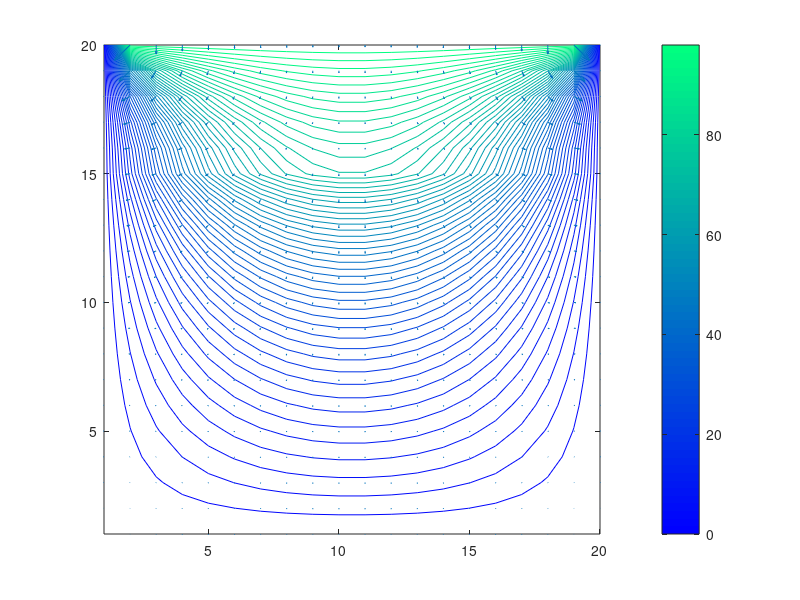

This chart was generated by the following MATLAB code: (Note: this script raises an error after producing the figure.)
%%
close all; clear; clc

%% initialization
% electrode potentials
V_0 = 100;
V_gnd = 0;
% permittivities
eps_r1 = 1;
eps_r2 = 4;
eps_av = (eps_r1+eps_r2)/2;
% grid
N_x = 20;
N_y = N_x;
N_if = round(3*N_x/4);

% potential initialization
V = zeros(N_y,N_x);
V(1,:) = V_gnd;
V(N_x,:) = V_0;
V(:,1) = V_gnd;
V(:,N_y) = V_gnd; 
for i = 2:N_y-1
    for j = 2:N_x-1
        V(i,j) = 0;
    end
end
    
%% Solution of the trough problem using Successive over Relaxation (SOR) method
% update potencial values at free nodes
% SOR coefficient omega is choosen from the interval <1;2)
omega = 1.5;
% desired precision threshold
treshold = 0.001;
Rmax = V_0;
itnumber = 0;
R = zeros(N_y,N_x);
while Rmax > treshold
    for i = 2:N_y-1
        for j = 2:N_x-1
             if i == N_if   % interface
                 R(i,j) = ( ...
                    eps_r1*V(i-1,j) + ...
                    eps_r2*V(i+1,j) + ...
                    ((eps_r1+eps_r2)/2)*V(i,j-1) + ...
                    ((eps_r1+eps_r2)/2)*V(i,j+1))/(2*(eps_r1+eps_r2)) - V(i,j);
                 V(i,j) = V(i,j) + omega*R(i,j);
             else           % non-interface
                 R(i,j) = (V(i-1,j) + V(i+1,j) + V(i,j-1) + V(i,j+1))/4 - V(i,j);V(i,j) = V(i,j) + omega*R(i,j);
             end  
        end
    end
    Rmax = max(max(R));
    itnumber = itnumber + 1;
end

figure (1);
% plot the potencial countours
contour(V,50);
hold on;
% plot the vectors of electric field
[fx,fy] = gradient(-V);
quiver(fx,fy);
% visualize colors
colorbar
colormap winter
% add a horizontal line to visualize the planar interface
if_up = yline(N_if);
if_up.Color = [0.4 0.4 0.4];
if_up.LineStyle = '--';
if_up.Label = ['\epsilon_1 = ' int2str(eps_r1) '\epsilon_0'];
if_up.LabelVerticalAlignment = 'top';

if_down = yline(N_if);
if_down.Color = [0.4 0.4 0.4];
if_down.LineStyle = '--';
if_down.Label = ['\epsilon_2 = ' int2str(eps_r2) '\epsilon_0'];
if_down.LabelVerticalAlignment = 'bottom';
hold off